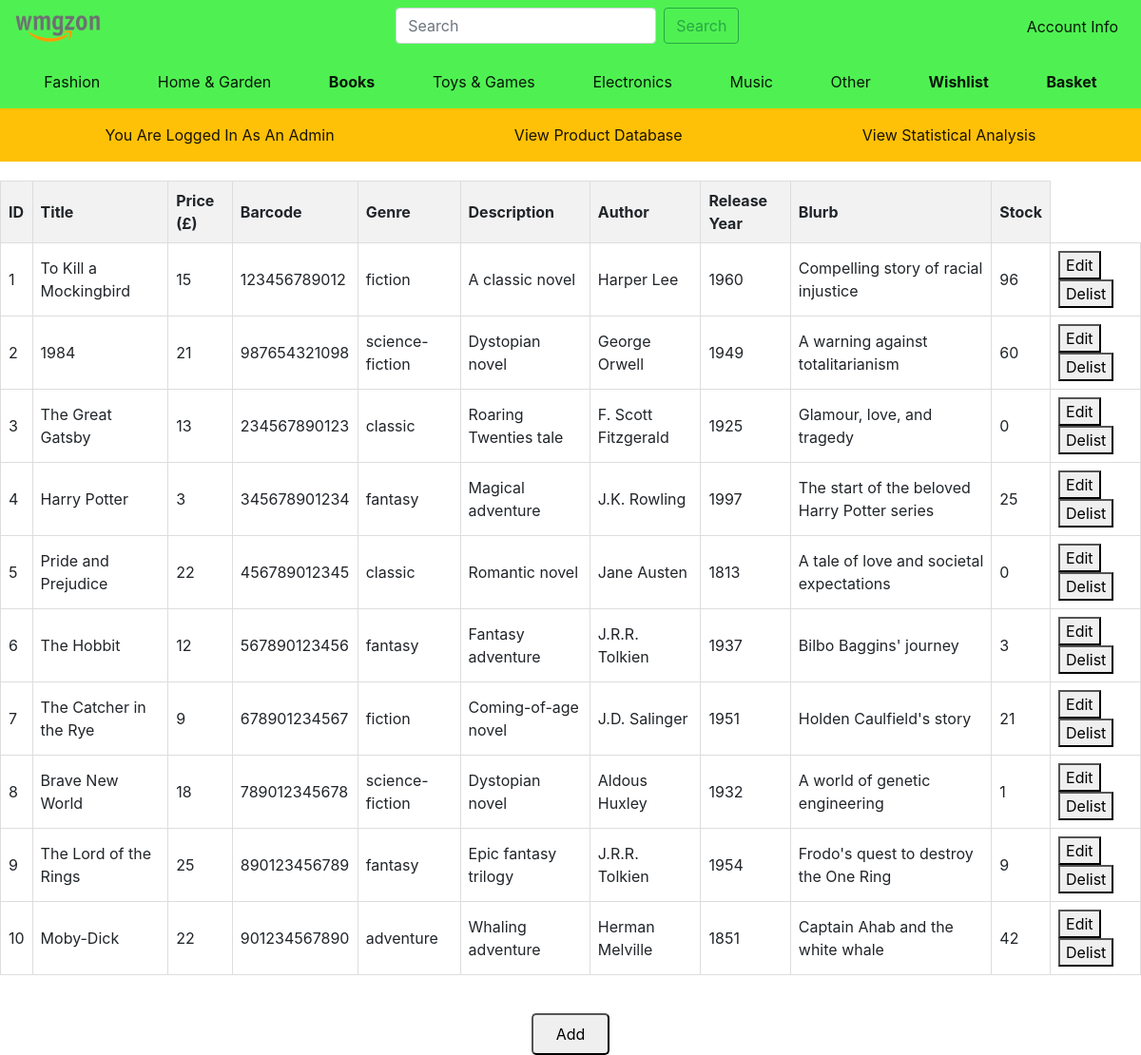
The app's page /admin (signed in), older data.
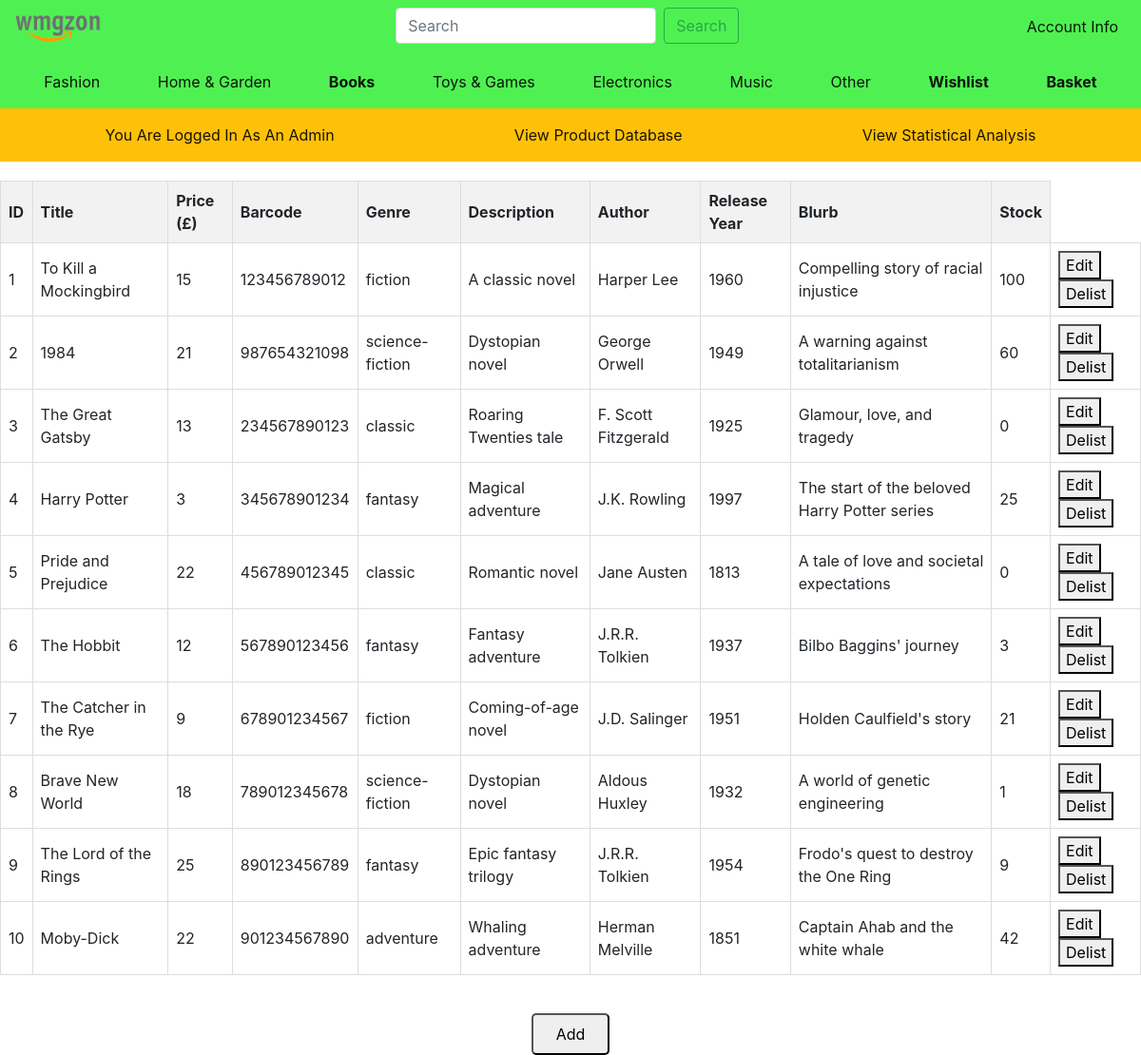
The same page, newer data.
### application/models.py (models this page shows, shortened)
class Book(db.Model):
    id = db.Column(db.Integer(), primary_key=True)
    title = db.Column(db.String(length=50), nullable=False, unique=True)
    price = db.Column(db.Integer(), nullable=False)
    barcode = db.Column(db.String(length=12), nullable=False, unique=True)
    description = db.Column(db.String(length=1024), nullable=False)
    author = db.Column(db.String(length=50), nullable=False)
    release_year = db.Column(db.Integer(), nullable=False)
    genre = db.Column(db.String(length=50), nullable=False)
    blurb = db.Column(db.String(length=200), nullable=False)
    stock = db.Column(db.Integer(), nullable=False)
    book_picture = db.Column(db.LargeBinary, nullable=True)
    delisted = db.Column(db.Boolean(), nullable=False, default=False)

### application/routes.py (the view, shortened to what this page needs)
@main.route('/admin', methods=['GET', 'POST'])
def admin_page():
    form = AddBookForm()
    form2 = EditBookForm()
    if request.method == 'GET':
        current_id = current_user.id
        attempted_user = User.query.filter_by(id=current_id).first()
        if attempted_user.is_admin:
            admin_or_not=True
            all_books = Book.query.all()
            return render_template('admin2.html', books=all_books, form=form, form2=form2,admin=admin_or_not)
        else:
            return redirect(url_for('books.book_page'))

### application/forms.py
class EditBookForm(FlaskForm): # Edit Listings (Admin Only)
    title = StringField(label='Title', validators=[DataRequired()])
    price = StringField(label='Price', validators=[DataRequired()])
    barcode = StringField(label='Barcode', validators=[DataRequired(), Length(min=12, max=12, message="Barcode must be 12 characters long")])
    genre = SelectField(label='Genre', choices=[('fiction', 'Fiction'), ('non-fiction', 'Non-Fiction'), ('mystery', 'Mystery'), ('science-fiction', 'Science Fiction'), ('fantasy', 'Fantasy'), ('romance', 'Romance'), ('thriller', 'Thriller'), ('biography', 'Biography'), ('history', 'History'), ('self-help', 'Self-Help')], validators=[DataRequired()])
    description2 = StringField(label='Description', validators=[DataRequired()])
    author = StringField(label='Author', validators=[DataRequired()])
    releaseYear = StringField(label='Release Year', validators=[DataRequired(), Length(min=4, max=4, message="Release year must be 4 characters long")])
    blurb = StringField(label='Blurb', validators=[DataRequired()])
    stock = StringField(label='Stock', validators=[DataRequired()])
    submit = SubmitField(label='Save Changes')

### application/models.py (called while the page is built)
@login_manager.user_loader
def load_user(user_id):
    return User.query.get(int(user_id))

### application/templates/admin2.html (shortened to what this page needs)
{% extends 'base.html' %} {% block title %} Admin {% endblock %} {% block
content %}
<table>
  <thead>
    <tr>
      <th>ID</th>
      <th>Title</th>
      <th>Price (£)</th>
      <th>Barcode</th>
      <th>Genre</th>
      <th>Description</th>
      <th>Author</th>
      <th>Release Year</th>
      <th>Blurb</th>
      <th>Stock</th>
    </tr>
  </thead>
  <tbody>
    {% for book in books %} {% if not book.delisted %}
    <tr>
      <td>{{ book.id }}</td>
      <td>{{ book.title }}</td>
      <td>{{ book.price }}</td>
      <td>{{ book.barcode }}</td>
      <td>{{ book.genre }}</td>
      <td>{{ book.description }}</td>
      <td>{{ book.author }}</td>
      <td>{{ book.release_year }}</td>
      <td>{{ book.blurb }}</td>
      <td>{{ book.stock }}</td>
      <td>
        <button
          class="edit-btn"
          data-toggle="modal"
          data-target="#editModal{{ book.id }}"
        >
          Edit
        </button>
        <form
          method="POST"
          action="{{ url_for('main.admin_page', id=book.id) }}"
          style="display: inline-block"
        >
          <button type="submit" class="delete-btn">Delist</button>
        </form>
      </td>
    </tr>
    {% endif %} {% endfor %}
  </tbody>
</table>
<div id="add-btn-div">
  <button class="add-btn" data-toggle="modal" data-target="#addModal">
    Add
  </button>
</div>
{% endblock %}

### application/templates/base.html (shortened to what this page needs)
<!DOCTYPE html>
<html lang="en">
  <head>
    <link rel="stylesheet" href="../static/book.css" />
    <link
      rel="stylesheet"
      href="https://cdn.jsdelivr.net/npm/bootstrap@4.4.1/dist/css/bootstrap.min.css"
    />
  </head>
  <body>
    <nav class="navbar navbar-expand-lg navbar-light">
      <div class="collapse navbar-collapse" id="navbarSupportedContent">
        <ul class="navbar-nav first-nav">
          <li>
            <a class="navbar-brand" href="{{ url_for('main.main_page') }}">
              <img
                src="../static/assets/wmgzon-logo.png"
                width="90"
                height="30"
                alt=""
              />
            </a>
          </li>
          <li>
            <form
              class="form-inline my-2 my-lg-0"
              action="{{ url_for('books.search_books') }}"
              method="POST"
            >
              <input
                class="form-control mr-sm-2"
                type="search"
                placeholder="Search"
                aria-label="Search"
                name="search"
              />
              <button
                class="btn btn-outline-success my-2 my-sm-0"
                type="submit"
              >
                Search
              </button>
            </form>
          </li>
          <li class="nav-item active">
            <a class="nav-link" href="{{ url_for('main.login_page') }}"
              >Account Info<span class="sr-only">(current)</span></a
            >
          </li>
        </ul>
      </div>
    </nav>
    <nav class="navbar navbar-expand-lg navbar-light">
      <div
        class="collapse navbar-collapse second-nav"
        id="navbarSupportedContent"
      >
        <ul class="navbar-nav second-nav">
          <li class="nav-item active">
            <a class="nav-link" href="#"
              >Fashion<span class="sr-only">(current)</span></a
            >
          </li>
          <li class="nav-item active">
            <a class="nav-link" href="#"
              >Home & Garden<span class="sr-only">(current)</span></a
            >
          </li>
          <li class="nav-item active">
            <a
              class="nav-link font-weight-bold"
              href="{{ url_for('books.book_page') }}"
              >Books<span class="sr-only">(current)</span></a
            >
          </li>
          <li class="nav-item active">
            <a class="nav-link" href="#"
              >Toys & Games<span class="sr-only">(current)</span></a
            >
          </li>
          <li class="nav-item active">
            <a class="nav-link" href="#"
              >Electronics<span class="sr-only">(current)</span></a
            >
          </li>
          <li class="nav-item active">
            <a class="nav-link" href="#"
              >Music<span class="sr-only">(current)</span></a
            >
          </li>
          <li class="nav-item active">
            <a class="nav-link" href="#"
              >Other<span class="sr-only">(current)</span></a
            >
          </li>
          <li class="nav-item active">
            <a
              class="nav-link font-weight-bold"
              href="{{ url_for('main.wishlist_page')}}"
              >Wishlist<span class="sr-only">(current)</span></a
            >
          </li>
          <li class="nav-item active">
            <a
              class="nav-link font-weight-bold"
              href="{{ url_for('main.basket_page')}}"
              >Basket<span class="sr-only">(current)</span></a
            >
          </li>
        </ul>
      </div>
    </nav>
    {% if admin %}
    <nav class="navbar navbar-expand-lg navbar-light bg-warning">
      <div class="collapse navbar-collapse" id="navbarSupportedContent">
        <ul class="navbar-nav second-nav">
          <li class="nav-item active">
            <a class="nav-link" href="#"
              >You Are Logged In As An Admin</a
            >
          </li>
          <li class="nav-item active">
            <a class="nav-link" href="{{ url_for('main.admin_page') }}"
              >View Product Database<span class="sr-only">(current)</span></a
            >
          </li>
          <li class="nav-item active">
            <a class="nav-link" href="{{ url_for('main.statistics_page') }}"
              >View Statistical Analysis</a
            >
          </li>
        </ul>
      </div>
    </nav>
    {% endif %}  {% block content %} {% endblock %}
  </body>
</html>

### application/static/book.css (style rules this page uses)
html, body { height: 100%; margin: 0; padding: 0; }
nav { background: #4ff152; }
.first-nav { width: 100%; display: flex; justify-content: space-between; }
.second-nav { width: 100%; display: flex; justify-content: space-around; }
table { width: 100%; border-collapse: collapse; margin-top: 20px; }
th, td { border: 1px solid #ddd; padding: 8px; text-align: left; }
th { background-color: #f2f2f2; }
#add-btn-div { display: flex; justify-content: center; margin-top: 5vh; }
.add-btn { padding: 1vh 2vw; border-radius: 5px; }
ul li, ol li { list-style: none; }

Row changes from the older to the newer data that the page shows:
changed Book "To Kill a Mockingbird": stock "96" → "100"
